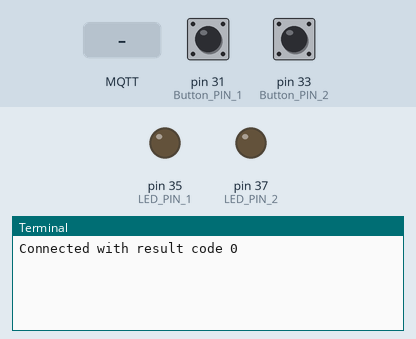
A program run on a simulated Raspberry Pi (header pin numbers). On the bench: output pins drawn as LEDs (lit = HIGH), the last lines printed to the terminal. Inputs (shaded band) come from the test bench; at power-on: pin 31 (Button_PIN_1) HIGH, pin 33 (Button_PIN_2) HIGH. No MQTT or app messages arrive unless stated; threads take turns every 2 ms.

Above: at 1.2 s.
1.3 s: pin 31 (Button_PIN_1) pulled LOW for 0.15 s
At 2.3 s:
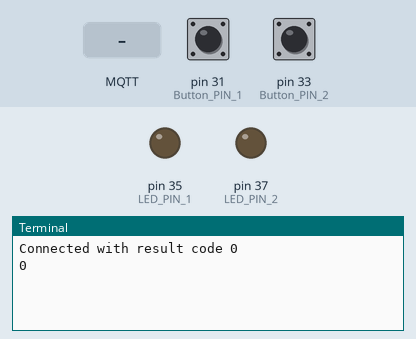
3.0 s: MQTT message "1" arrives on the first subscribed topic
At 3.6 s:
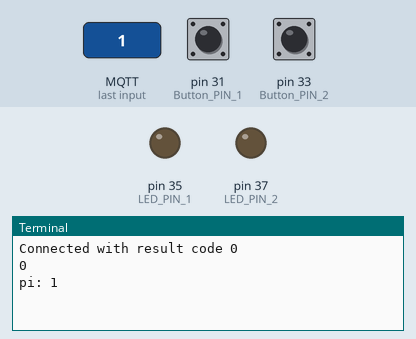
4.5 s: MQTT message "on" arrives on the first subscribed topic
At 5.7 s:
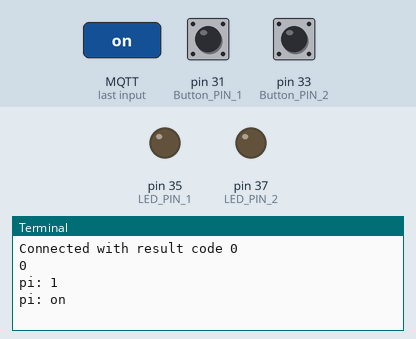
6.0 s: MQTT message "off" arrives on the first subscribed topic
At 7.0 s:
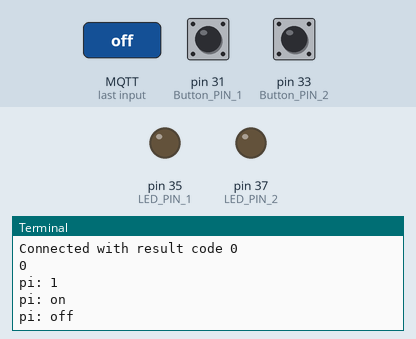

The program:

MQTT_button_2.py
```python
import time

import threading
import RPi.GPIO as GPIO
import paho.mqtt.client as mqtt
from mfrc522 import SimpleMFRC522
from RPLCD.i2c import CharLCD
import socket

# reader = SimpleMFRC522()
# lcd = CharLCD('PCF8574', address=0x3f, port=1, backlight_enabled=True)

GPIO.setwarnings(False)
Button_PIN_1 = 31
Button_PIN_2 = 33
LED_PIN_1 = 35
LED_PIN_2 = 37
GPIO.setmode(GPIO.BOARD)  # GPIO.BOARD, 使用BOARD模式
GPIO.setup(Button_PIN_1,GPIO.IN,pull_up_down=GPIO.PUD_UP)
GPIO.setup(Button_PIN_2,GPIO.IN,pull_up_down=GPIO.PUD_UP)
GPIO.setup(LED_PIN_1, GPIO.OUT)
GPIO.setup(LED_PIN_2, GPIO.OUT)

# MQTT broker details
broker_address = "127.0.0.1"
broker_port = 1883
topic = "relay1"


def button_control_led_1():
    flag = 0
    try:
        while True:
            button_state = GPIO.input(Button_PIN_1)
            if button_state==0:
                time.sleep(0.2)
                if flag==0:
                    print(button_state)
                    client.publish("relay1", "1")
                    flag=1
                else:
                    print(button_state)
                    client.publish("relay1", "0")
                    flag=0
            # if flag==1:
            #     GPIO.output(LED_PIN_1,GPIO.HIGH)
            # else:
            #     GPIO.output(LED_PIN_1,GPIO.LOW)
    finally:
        GPIO.cleanup()

def button_control_led_2():
    flag = 0
    try:
        while True:
            button_state = GPIO.input(Button_PIN_2)
            if button_state==0:
                time.sleep(0.2)
                if flag==0:
                    print(button_state)
                    client.publish("relay1", "2")
                    flag=1
                else:
                    print(button_state)
                    client.publish("relay1", "3")
                    flag=0
            # if flag==1:
            #     GPIO.output(LED_PIN_2,GPIO.HIGH)
            # else:
            #     GPIO.output(LED_PIN_2,GPIO.LOW)
    finally:
        GPIO.cleanup()

def on_connect(client, userdata, flags, rc):
    print(f"Connected with result code {rc}")
    client.subscribe("pi")

def on_message(client, userdata, msg):
    print(f"{msg.topic}: {msg.payload.decode()}")


if __name__ == '__main__':
    t6 = threading.Thread(target=button_control_led_1)
    t6.start()
    t6 = threading.Thread(target=button_control_led_2)
    t6.start()

    client = mqtt.Client()
    client.on_connect = on_connect
    client.on_message = on_message
    client.connect(broker_address, broker_port, 60)
    client.loop_start()

    try:
        while True:
            pass
    except KeyboardInterrupt:
        print("Exiting...")

    client.loop_stop()
    client.disconnect()
```

Measured:
- after the input at 1.3 s, the terminal: prints a new line after 0.20 s (image 1)
- after the input at 3.0 s, the terminal: prints a new line at once (image 2)
- after the input at 4.5 s, the terminal: prints a new line at once (image 3)
- after the input at 6.0 s, the terminal: prints a new line at once (image 4)
